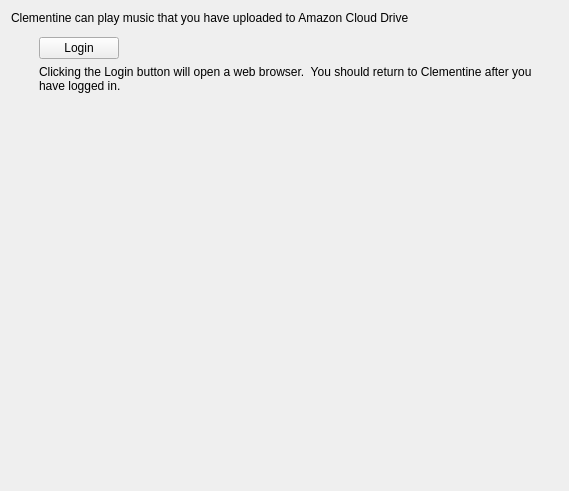
<?xml version="1.0" encoding="UTF-8"?>
<ui version="4.0">
 <class>AmazonSettingsPage</class>
 <widget class="QWidget" name="AmazonSettingsPage">
  <property name="geometry">
   <rect>
    <x>0</x>
    <y>0</y>
    <width>569</width>
    <height>491</height>
   </rect>
  </property>
  <property name="windowTitle">
   <string>Amazon Cloud Drive</string>
  </property>
  <layout class="QVBoxLayout" name="verticalLayout_2">
   <item>
    <widget class="QLabel" name="label">
     <property name="text">
      <string>Clementine can play music that you have uploaded to Amazon Cloud Drive</string>
     </property>
     <property name="wordWrap">
      <bool>true</bool>
     </property>
    </widget>
   </item>
   <item>
    <widget class="LoginStateWidget" name="login_state" native="true"/>
   </item>
   <item>
    <widget class="QWidget" name="login_container" native="true">
     <layout class="QVBoxLayout" name="verticalLayout">
      <property name="leftMargin">
       <number>28</number>
      </property>
      <property name="topMargin">
       <number>0</number>
      </property>
      <property name="bottomMargin">
       <number>0</number>
      </property>
      <item>
       <layout class="QHBoxLayout" name="horizontalLayout">
        <item>
         <widget class="QPushButton" name="login_button">
          <property name="text">
           <string>Login</string>
          </property>
         </widget>
        </item>
        <item>
         <spacer name="horizontalSpacer">
          <property name="orientation">
           <enum>Qt::Horizontal</enum>
          </property>
          <property name="sizeHint" stdset="0">
           <size>
            <width>40</width>
            <height>20</height>
           </size>
          </property>
         </spacer>
        </item>
       </layout>
      </item>
      <item>
       <widget class="QLabel" name="label_2">
        <property name="text">
         <string>Clicking the Login button will open a web browser.  You should return to Clementine after you have logged in.</string>
        </property>
        <property name="wordWrap">
         <bool>true</bool>
        </property>
       </widget>
      </item>
     </layout>
    </widget>
   </item>
   <item>
    <spacer name="verticalSpacer">
     <property name="orientation">
      <enum>Qt::Vertical</enum>
     </property>
     <property name="sizeHint" stdset="0">
      <size>
       <width>20</width>
       <height>357</height>
      </size>
     </property>
    </spacer>
   </item>
  </layout>
 </widget>
 <customwidgets>
  <customwidget>
   <class>LoginStateWidget</class>
   <extends>QWidget</extends>
   <header>widgets/loginstatewidget.h</header>
   <container>1</container>
  </customwidget>
 </customwidgets>
 <connections/>
</ui>
